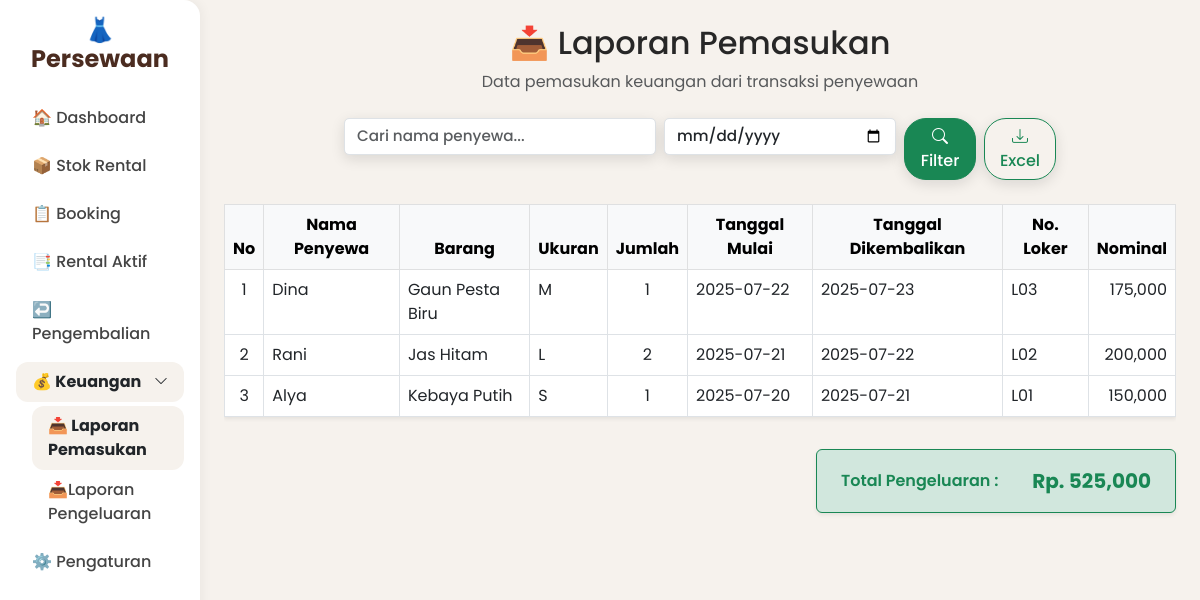
The app's page /keuangan/masuk with its own data.
### tables this page shows
CREATE TABLE log_transaksi (
            id INTEGER PRIMARY KEY AUTOINCREMENT,
            tanggal TEXT NOT NULL,
            nama_penyewa TEXT,
            nama_barang TEXT,
            ukuran TEXT,
            jumlah INTEGER,
            tanggal_mulai TEXT,
            tanggal_dikembalikan TEXT,
            no_loker TEXT,
            nominal INTEGER NOT NULL,
            tipe TEXT CHECK(tipe IN ('masuk', 'keluar')) NOT NULL
        );

### templates/app.py (the view, shortened to what this page needs)
@app.route('/keuangan/masuk')
def laporan_keuangan_masuk():
    q = request.args.get('q', '').strip()
    tanggal = request.args.get('tanggal', '').strip()
    export = request.args.get('export')
    query = "SELECT * FROM log_transaksi WHERE tipe = 'masuk'"
    params = []
    if q:
        query += " AND nama_penyewa LIKE ?"
        params.append(f"%{q}%")
    if tanggal:
        query += " AND tanggal = ?"
        params.append(tanggal)
    query += " ORDER BY tanggal DESC"
    conn = get_db_connection()
    data = conn.execute(query, params).fetchall()
    conn.close()
    total = sum(row['nominal'] for row in data)
    return render_template("keuangan_masuk.html",
                           data=data,
                           total=total,
                           active_page='keuangan_masuk')

### templates/app.py (called while the page is built)
def get_db_connection():
    conn = sqlite3.connect('database.db')
    conn.row_factory = sqlite3.Row
    return conn

### templates/keuangan_masuk.html (shortened to what this page needs)
{% extends "base.html" %}
{% block content %}
<div class="text-center mb-4">
  <h2>📥 Laporan Pemasukan</h2>
  <p class="text-muted">Data pemasukan keuangan dari transaksi penyewaan</p>
</div>
<form method="get" class="row g-2 mb-4 justify-content-center">
  <div class="col-md-4">
    <input type="text" name="q" value="{{ request.args.get('q', '') }}" class="form-control" placeholder="Cari nama penyewa...">
  </div>
  <div class="col-md-3">
    <input type="date" name="tanggal" value="{{ request.args.get('tanggal', '') }}" class="form-control">
  </div>
  <div class="col-md-2 d-flex">
    <button type="submit" class="btn btn-success me-2 w-100">
      <i class="bi bi-search"></i> Filter
    </button>
    <a href="?q={{ request.args.get('q', '') }}&tanggal={{ request.args.get('tanggal', '') }}&export=excel"
       class="btn btn-outline-success w-100">
      <i class="bi bi-download"></i> Excel
    </a>
  </div>
</form>
<div class="table-responsive mb-3">
  <table class="table table-bordered bg-white shadow-sm">
    <thead class="table-light text-center">
      <tr>
        <th>No</th>
        <th>Nama Penyewa</th>
        <th>Barang</th>
        <th>Ukuran</th>
        <th>Jumlah</th>
        <th>Tanggal Mulai</th>
        <th>Tanggal Dikembalikan</th>
        <th>No. Loker</th>
        <th class="text-end">Nominal</th>
      </tr>
    </thead>
    <tbody>
      {% for item in data %}
      <tr>
        <td class="text-center">{{ loop.index }}</td>
        <td>{{ item.nama_penyewa }}</td>
        <td>{{ item.nama_barang }}</td>
        <td>{{ item.ukuran }}</td>
        <td class="text-center">{{ item.jumlah }}</td>
        <td>{{ item.tanggal_mulai }}</td>
        <td>{{ item.tanggal_dikembalikan }}</td>
        <td>{{ item.no_loker }}</td>
        <td class="text-end">{{ "{:,.0f}".format(item.nominal) }}</td>
      </tr>
      {% else %}
      <tr>
        <td colspan="9" class="text-center text-muted">Tidak ada data pemasukan.</td>
      </tr>
      {% endfor %}
    </tbody>
  </table>
</div>
<div class="d-flex justify-content-end mt-3">
  <div class="bg-success-subtle border border-success rounded px-4 py-3 shadow-sm d-flex justify-content-between align-items-center" style="min-width: 360px;">
    <span class="text-success fw-semibold">Total Pengeluaran :</span>
    <span class="fw-bold text-success fs-5">
      Rp. {{ "{:,.0f}".format(total) }}
    </span>
  </div>
</div>
{% endblock %}

### templates/base.html (style rules this page uses)
:root { --bg-primary: #F6F2ED; --color-text: #272727; --color-dark: #4B2C20; }
body { background-color: var(--bg-primary); font-family: 'Poppins', sans-serif; color: var(--color-text); }
input.form-control, select.form-select, textarea.form-control { border-radius: 5px; font-family: 'Poppins', sans-serif; font-weight: 500; font-size: 0.95rem; box-shadow: 0px 4px 14px rgba(17, 17, 17, 0.12); }
button.btn, a.btn { border-radius: 22px; font-family: 'Poppins', sans-serif; font-weight: 500; box-shadow: 0px 4px 14px rgba(17, 17, 17, 0.12); }

### records on screen
log_transaksi: nama_penyewa "Dina", nama_barang "Gaun Pesta Biru", ukuran "M", jumlah "1", tanggal_mulai "2025-07-22", tanggal_dikembalikan "2025-07-23", no_loker "L03", nominal "175,000"
log_transaksi: nama_penyewa "Rani", nama_barang "Jas Hitam", ukuran "L", jumlah "2", tanggal_mulai "2025-07-21", tanggal_dikembalikan "2025-07-22", no_loker "L02", nominal "200,000"
log_transaksi: nama_penyewa "Alya", nama_barang "Kebaya Putih", ukuran "S", jumlah "1", tanggal_mulai "2025-07-20", tanggal_dikembalikan "2025-07-21", no_loker "L01", nominal "150,000"

### other values on screen
{{ "{:,.0f}".format(total) }} "525,000"
